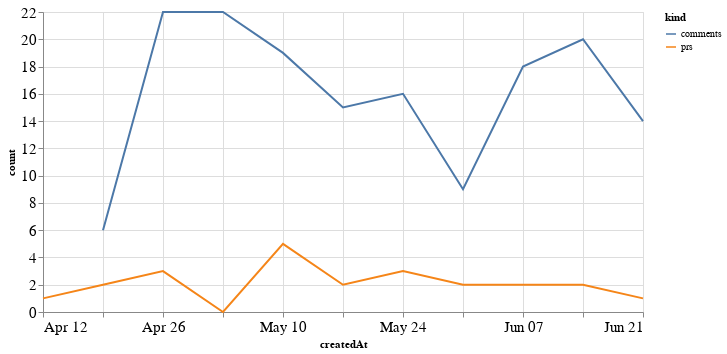

The cell this chart's notebook holds for it:
### Code cell
alt.Chart(total_time, width=600).mark_line().encode(
    x='createdAt',
    y='count',
    color='kind'
)

### Figure 1 — Vega-Lite specification as saved in the notebook (floating-point values rounded to 4 significant figures)
{"config": {"axisLeft": {"labelFontSize": 15}, "axisBottom": {"labelFontSize": 15}}, "data": {"name": "data-8c7b155b4072ff96040231ce77844051"}, "mark": "line", "encoding": {"color": {"type": "nominal", "field": "kind"}, "x": {"type": "temporal", "field": "createdAt"}, "y": {"type": "quantitative", "field": "count"}}, "width": 600, "$schema": "https://vega.github.io/schema/vega-lite/v4.8.1.json", "datasets": {"data-8c7b155b4072ff96040231ce77844051": [{"createdAt": "2020-04-12T00:00:00", "kind": "prs", "count": 1.0}, {"createdAt": "2020-04-19T00:00:00", "kind": "prs", "count": 2.0}, {"createdAt": "2020-04-26T00:00:00", "kind": "prs", "count": 3.0}, {"createdAt": "2020-05-03T00:00:00", "kind": "prs", "count": 0.0}, {"createdAt": "2020-05-10T00:00:00", "kind": "prs", "count": 5.0}, {"createdAt": "2020-05-17T00:00:00", "kind": "prs", "count": 2.0}, {"createdAt": "2020-05-24T00:00:00", "kind": "prs", "count": 3.0}, {"createdAt": "2020-05-31T00:00:00", "kind": "prs", "count": 2.0}, {"createdAt": "2020-06-07T00:00:00", "kind": "prs", "count": 2.0}, {"createdAt": "2020-06-14T00:00:00", "kind": "prs", "count": 2.0}, {"createdAt": "2020-06-21T00:00:00", "kind": "prs", "count": 1.0}, {"createdAt": "2020-04-12T00:00:00", "kind": "comments", "count": null}, {"createdAt": "2020-04-19T00:00:00", "kind": "comments", "count": 6.0}, {"createdAt": "2020-04-26T00:00:00", "kind": "comments", "count": 22.0}, {"createdAt": "2020-05-03T00:00:00", "kind": "comments", "count": 22.0}, {"createdAt": "2020-05-10T00:00:00", "kind": "comments", "count": 19.0}, {"createdAt": "2020-05-17T00:00:00", "kind": "comments", "count": 15.0}, {"createdAt": "2020-05-24T00:00:00", "kind": "comments", "count": 16.0}, {"createdAt": "2020-05-31T00:00:00", "kind": "comments", "count": 9.0}, {"createdAt": "2020-06-07T00:00:00", "kind": "comments", "count": 18.0}, {"createdAt": "2020-06-14T00:00:00", "kind": "comments", "count": 20.0}, {"createdAt": "2020-06-21T00:00:00", "kind": "comments", "count": 14.0}]}}
